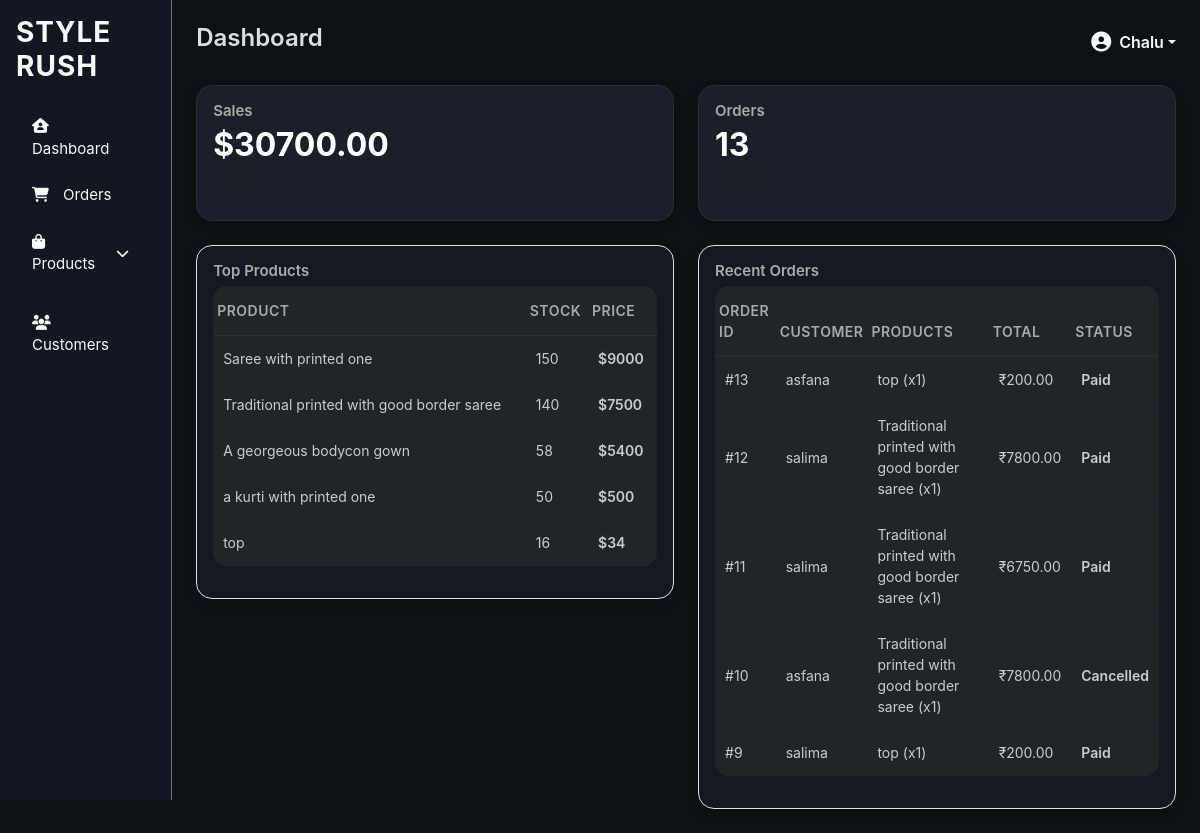
Screenshot of /adminapp/dashboard/ (signed in) with the database file from the repository.
### fashion/models.py (models this page shows, shortened)
class CustomUser(AbstractUser):
    email = models.EmailField(unique=True)
    USERNAME_FIELD = 'username'
    REQUIRED_FIELDS = ['email']

### product/models.py (models this page shows, shortened)
class Product(models.Model):
    name = models.CharField(max_length=150)
    description = models.TextField(blank=True)
    category = models.ForeignKey(Category, on_delete=models.CASCADE, related_name='products')
    brand = models.ForeignKey(Brand, on_delete=models.SET_NULL, null=True, blank=True)
    featured = models.BooleanField(default=False)
    created_at = models.DateTimeField(auto_now_add=True)
    image = models.ImageField(upload_to='products/main/', blank=True, null=True)

class ProductVariant(models.Model):
    product = models.ForeignKey(Product, on_delete=models.CASCADE, related_name='variants')
    color = models.ForeignKey(ProductColor, on_delete=models.CASCADE, related_name='variants')
    size = models.ForeignKey(ProductSize, on_delete=models.CASCADE, related_name='variants')
    price = models.DecimalField(max_digits=8, decimal_places=2)
    stock = models.PositiveIntegerField(default=0)
    image = models.ImageField(upload_to='products/variants/', blank=True, null=True)
    class Meta:
        unique_together = ('product','color', 'size')  # Prevent duplicate combinations
    def get_discounted_price(self):
        if hasattr(self, 'discount') and self.discount.is_active():
            discount_value = (self.price * self.discount.percent) / 100
            return round(self.price - discount_value, 2)
        return self.price

### orderapp/models.py (models this page shows, shortened)
class Order(models.Model):
    PAYMENT_METHODS = [
        ('UPI', 'UPI'),
        ('COD', 'Cash on Delivery'),
        ("wallet", "Wallet"),
    ]
    PAYMENT_STATUS = [
        ('Pending', 'Pending'),
        ('Paid', 'Paid'),
        ('Shipped', 'Shipped'),
        ('Delivered', 'Delivered'),
    ]
    user = models.ForeignKey(settings.AUTH_USER_MODEL, on_delete=models.CASCADE)
    address = models.ForeignKey(Address, on_delete=models.SET_NULL, null=True)
    total = models.DecimalField(max_digits=10, decimal_places=2)
    payment_mode = models.CharField(max_length=20, choices=PAYMENT_METHODS)
    payment_status = models.CharField(max_length=20, choices=PAYMENT_STATUS, default='Pending')
    upi_id = models.CharField(max_length=50, blank=True, null=True)
    upi_app = models.CharField(max_length=50, blank=True, null=True)
    created_at = models.DateTimeField(auto_now_add=True)

class OrderItem(models.Model):
    order = models.ForeignKey(Order, on_delete=models.CASCADE, related_name='items')
    variant = models.ForeignKey(ProductVariant, on_delete=models.SET_NULL, null=True)
    quantity = models.PositiveIntegerField(default=1)
    price = models.DecimalField(max_digits=10, decimal_places=2)

### adminapp/views.py (the view)
# urls.py: path('dashboard/', dashboard, name='dashboard'),
@login_required
@user_passes_test(lambda u: u.is_superuser)
def dashboard(request):
    total_orders = Order.objects.count()
    total_sales = sum(
        (item.variant.get_discounted_price() * item.quantity)
        for order in Order.objects.prefetch_related('items__variant__discount')
        for item in order.items.all()
        if item.variant is not None
    )
    total_customers = Customer.objects.count()
    top_products = (
        Product.objects.annotate(
            total_stock=Sum('variants__stock'),
            min_price=Min('variants__price')
        )
        .order_by('-total_stock')[:5]
    )
    recent_orders = (
        Order.objects
        .select_related('user', 'address')
        .prefetch_related('items__variant__product')
        .order_by('-id')[:5]
    )
    context = {
        'total_orders': total_orders,
        'total_sales': total_sales,
        'total_customers': total_customers,
        'top_products': top_products,
        'recent_orders': recent_orders,
    }
    return render(request, 'admin_app/dashboard.html', context)

### product/models.py (called while the page is built)
    def is_active(self):
        now = timezone.now()
        return self.active and self.start_date <= now and (self.end_date is None or now <= self.end_date)

### templates/admin_app/dashboard.html
{% extends 'admin_app/base.html' %}
{% block title %}Dashboard{% endblock %}
{% block 'content' %}
<div class="row g-4">
    <div class="col-md-6">
        <div class="card bg-secondary p-3">
            <h5>Sales</h5>
            <h2>${{ total_sales|floatformat:2 }}</h2>
            <p class="text-muted">Today</p>
        </div>
    </div>
    <div class="col-md-6">
        <div class="card bg-secondary p-3">
            <h5>Orders</h5>
            <h2>{{ total_orders }}</h2>
            <p class="text-muted">To Ship</p>
        </div>
    </div>
    <div class="col-md-6">
        <div class="card bg-dark border p-3">
        <h5>Top Products</h5>
            <table class="table table-dark table-sm">
                <thead><tr><th>Product</th><th>Stock</th><th>Price</th></tr></thead>
                <tbody>
                    {% for p in top_products %}
                        <tr>
                            <td>{{ p.name }}</td>
                            <td>{{ p.total_stock|default:"0" }}</td>
                            <td>${{ p.min_price|default:"-" }}</td>
                        </tr>
                    {% endfor %}
                </tbody>
            </table>
        </div>
    </div>
    <div class="col-md-6">
        <div class="card bg-dark border p-3">
            <h5>Recent Orders</h5>
            <table class="table table-dark table-sm">
                <thead><tr><th>Order ID</th><th>Customer</th><th>Products</th><th>Total</th><th>Status</th></tr></thead>
                <tbody>
                    {% for order in recent_orders %}
                        <tr>
                            <td>#{{ order.id }}</td>
                            <td>{{ order.user.username }}</td>
                            <td>
                                {% for item in order.items.all %}
                                    {{ item.variant.product.name }} (x{{ item.quantity }})<br>
                                {% empty %}
                                    <em>No items</em>
                                {% endfor %}
                            </td>
                            <td>₹{{ order.total }}</td>
                            <td>{{ order.payment_status }}</td>
                        </tr>
                    {% empty %}
                        <tr>
                            <td colspan="5" class="text-center"><em>No recent orders found.</em></td>
                        </tr>
                    {% endfor %}
                </tbody>
            </table>
        </div>
    </div>
</div>
{% endblock %}

### templates/admin_app/base.html (shortened to what this page needs)
{% load static %}
<!DOCTYPE html>
<html lang="en">
<head>
    <link href="https://cdn.jsdelivr.net/npm/bootstrap@5.3.0/dist/css/bootstrap.min.css" rel="stylesheet">
    <link rel="stylesheet" href="https://cdnjs.cloudflare.com/ajax/libs/font-awesome/6.4.0/css/all.min.css" />
    <link rel="stylesheet" href="{% static 'css/dashboard.css' %}">
</head>
<body class="text-light">
    <div class="d-flex">
        <nav class="p-3 vh-100 border-end border-secondary" style="width: 250px;">
            <h3 class="text-light mb-4">STYLE<br>RUSH</h3>
            <ul class="nav flex-column">
                <li class="nav-item">
                    <a href="{% url 'dashboard' %}" class="nav-link text-light">
                        <i class="fa-solid fa-house-user"></i> Dashboard
                    </a>
                </li>
                <li class="nav-item">
                    <a href="{% url 'orders' %}" class="nav-link text-light">
                        <i class="fa-solid fa-cart-shopping"></i> Orders
                    </a>
                </li>
                <li class="nav-item dropdown">
                    <a class="nav-link text-light d-flex justify-content-between align-items-center"href="#" id="productDropdown" role="button" data-bs-toggle="collapse" data-bs-target="#productMenu"aria-expanded="false" aria-controls="productMenu">
                        <span><i class="fa-solid fa-bag-shopping me-2"></i> Products</span>
                        <i class="fa-solid fa-chevron-down small"></i>
                    </a>
                </li>
                <li class="nav-item">
                    <a href="{% url 'customers' %}" class="nav-link text-light">
                        <i class="fa-solid fa-users"></i> Customers
                    </a>
                </li>
            </ul>
        </nav>
        <div class="flex-grow-1 p-4">
            <div class="d-flex justify-content-between align-items-center mb-4">
                <h4>{% block title %}{% endblock %}</h4>
                <div class="dropdown">
                    <a class="d-flex align-items-center text-light text-decoration-none dropdown-toggle" href="#" role="button" id="adminDropdown" data-bs-toggle="dropdown" aria-expanded="false">
                        {% if request.user.is_authenticated and request.user.profile.profile_image %}
                            <img src="{{ request.user.profile.profile_image.url }}"
                                alt="{{ request.user.username }}"
                                class="rounded-circle me-2 border border-secondary"
                                width="35" height="35">
                        {% else %}
                            <i class="fa-solid fa-user-circle fs-5 me-2"></i>
                        {% endif %}
                        <span class="fw-bold">{{ request.user.username|default:"Admin" }}</span>
                    </a>
                </div>
            </div>
            {% block 'content' %}{% endblock %}
        </div>
    </div>
</body>
</html>

### static/css/dashboard.css (style rules this page uses)
body { background-color: #0e1217; color: #fff; font-family: 'Inter', 'Poppins', sans-serif; }
h3, h4, h5 { font-weight: 600; }
nav { background-color: #121721; border-right: 1px solid #2c2f36 !important; }
nav h3 { letter-spacing: 1px; font-weight: 700; }
.nav-link { color: #bbb; font-size: 15px; margin-bottom: 8px; transition: all 0.2s ease; }
.nav-link i { margin-right: 10px; }
.flex-grow-1 { background-color: #0e1217; }
.card { border: none; border-radius: 15px; box-shadow: 0 0 10px rgba(255, 255, 255, 0.05); }
.card.bg-secondary { background-color: #1a1f2a !important; }
.card.bg-dark { background-color: #141820 !important; }
.card h5 { color: #aaa; font-size: 15px; margin-bottom: 6px; }
.card h2 { color: #fff; font-weight: 700; margin-bottom: 0; }
.table-dark { background-color: transparent !important; color: #ddd; }
.table-dark thead { border-bottom: 1px solid #2a2e35; }
.table-dark th { font-weight: 600; color: #ccc; }
.table-dark td { color: #bbb; }
.d-flex.justify-content-between { color: #ddd; }
.fw-bold { font-weight: 600 !important; }
.d-flex.justify-content-between.align-items-center { margin-bottom: 20px; }
.table-dark { background-color: #141820 !important; color: #ddd; border-radius: 15px; overflow: hidden; }
.table-dark thead { background-color: #1a1f2a; border-bottom: 1px solid #2a2e35; }
.table-dark thead th { color: #aaa; font-size: 14px; text-transform: uppercase; border: none; letter-spacing: 0.5px; padding-top: 14px; padding-bottom: 14px; }
.table-dark tbody tr { transition: background-color 0.2s ease; border-bottom: 1px solid #1f2430; }
.table-dark td { color: #bbb; font-size: 14px; vertical-align: middle; }
.table-dark td:last-child { font-weight: 600; }
.table-dark { background-color: #141820 !important; border-radius: 15px; overflow: hidden; font-size: 14px; color: #ddd; }
.table-dark thead th { color: #aaa; text-transform: uppercase; letter-spacing: 0.5px; border: none; padding-top: 14px; padding-bottom: 14px; }
.table-dark tbody tr { border-bottom: 1px solid #1f2430; transition: background-color 0.2s ease; }
.table-dark td { vertical-align: middle; color: #bbb; padding-top: 12px; padding-bottom: 12px; }
.table-dark { background-color: #141820 !important; border-radius: 14px; overflow: hidden; color: #ddd; font-size: 14px; }
.table-dark td { color: #ccc; vertical-align: middle; padding: 12px 10px; }
.card { border-radius: 16px; border: 1px solid #2a2e35; background-color: #141820 !important; box-shadow: 0 4px 10px rgba(0, 0, 0, 0.25); }

### rows the page displays
CustomUser: user.username "Chalu"
Product: name "Saree with printed one", total_stock "150", min_price "9000"
Product: name "Traditional printed with good border saree", total_stock "140", min_price "7500"
Product: name "A georgeous bodycon gown", total_stock "58", min_price "5400"
Product: name "a kurti with printed one", total_stock "50", min_price "500"
Product: name "top", total_stock "16", min_price "34"
Order: id "13", user.username "asfana", total "200.00", payment_status "Paid"
OrderItem: variant.product.name "top", quantity "1"
Order: id "12", user.username "salima", total "7800.00", payment_status "Paid"
OrderItem: variant.product.name "Traditional printed with good border saree", quantity "1"
Order: id "11", user.username "salima", total "6750.00", payment_status "Paid"
OrderItem: variant.product.name "Traditional printed with good border saree", quantity "1"
Order: id "10", user.username "asfana", total "7800.00", payment_status "Cancelled"
OrderItem: variant.product.name "Traditional printed with good border saree", quantity "1"
Order: id "9", user.username "salima", total "200.00", payment_status "Paid"
OrderItem: variant.product.name "top", quantity "1"

### other values shown
{{ total_sales|floatformat:2 }} "30700.00"
{{ total_orders }} "13"
